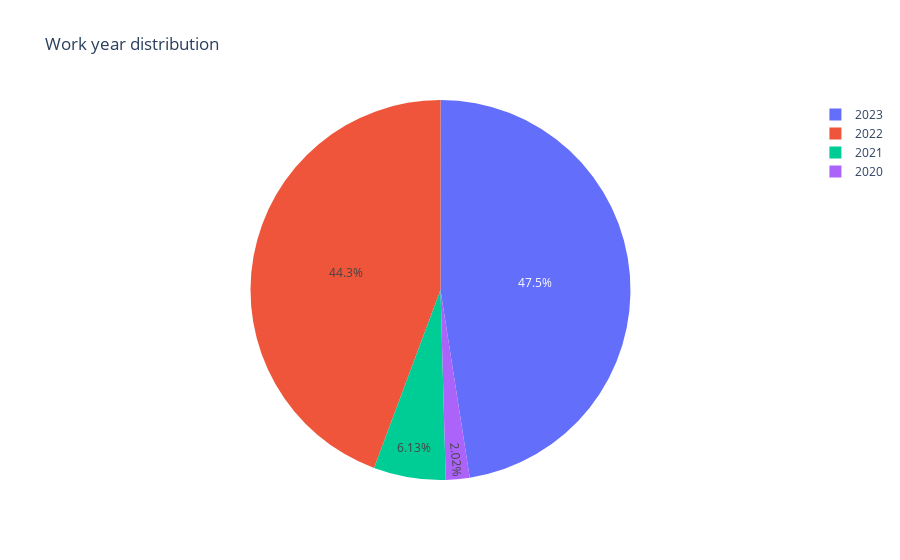

Notebook source saved alongside this figure:
### Markdown cell above
## Dealing with Numerical Features

### Work year

### Code cell
work_year = df['work_year'].value_counts()
fig = px.pie(values = work_year.values, names = work_year.index, 
            title = 'Work year distribution')
fig.show()

### Figure 1 — Plotly figure (JSON) as saved in the notebook; plotly's stock layout.template omitted (floating-point values rounded to 4 significant figures)
{"data": [{"domain": {"x": [0, 1], "y": [0, 1]}, "hovertemplate": "label=%{label}<br>value=%{value}<extra></extra>", "labels": [2023, 2022, 2021, 2020], "legendgroup": "", "name": "", "showlegend": true, "type": "pie", "values": [1785, 1664, 230, 76]}], "layout": {"legend": {"tracegroupgap": 0}, "title": {"text": "Work year distribution"}}}
